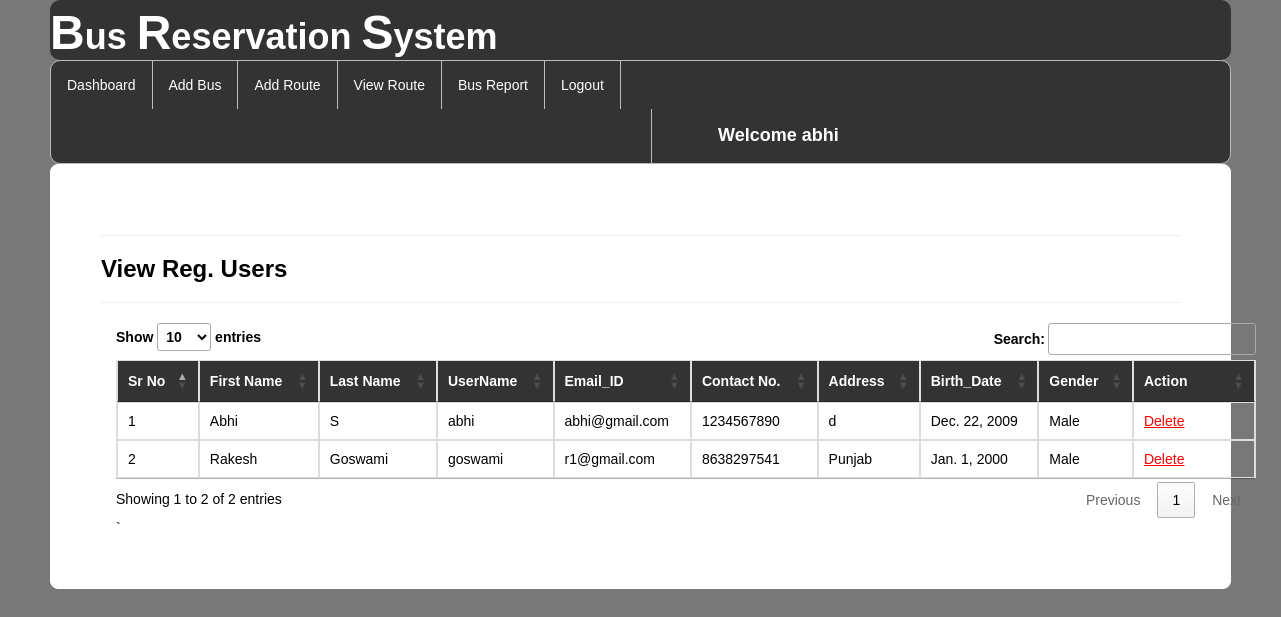
Screenshot of /view_regusers/ (signed in) with the database file from the repository.
### bus/models.py (models this page shows, shortened)
class Register(models.Model):
    user = models.ForeignKey(User,on_delete=models.CASCADE,null=True)
    mobile = models.CharField(max_length=10,null=True)
    add = models.CharField(max_length=100,null=True)
    dob = models.DateField(null=True)
    gender = models.CharField(max_length=10,null=True)

### bus/views.py (the view)
# urls.py: path('view_regusers/', view_regusers, name="view_regusers"),
def view_regusers(request):
    if not request.user.is_authenticated:
        return redirect('login')
    data=Register.objects.filter(user__is_staff=False)
    d={"data":data}
    return render(request,"view_regusers.html",d)

### bus/templates/view_regusers.html (shortened to what this page needs)
{% extends 'navigation3.html' %}
{% load static %}
{% block b %}
<div style="color:Black;border:1px solid white;border-radius:8px;background-color:white;padding:50px">
<hr><h3><strong>View Reg. Users</strong></h3><hr>
    <div class="container">
<table class="noteCard table table-bordered" id="myTable">
  <thead style="color:white;background-color:#333">
  <tr>
    <th>Sr No</th>
    <th>First Name</th>
      <th>Last Name</th>
      <th>UserName</th>
    <th>Email_ID</th>
    <th>Contact No.</th>
       <th>Address</th>
    <th>Birth_Date</th>
    <th>Gender</th>
    <th>Action</th>
  </tr>
  </thead>
   <tbody>
    {% for i in data %}
  <tr>
    <td>{{forloop.counter}}</td>
    <td>{{i.user.first_name}}</td>
    <td>{{i.user.last_name}}</td>
    <td>{{i.user.username}}</td>
      <td>{{i.user.email}}</td>
      <td>{{i.mobile}}</td>
      <td>{{i.add}}</td>
      <td>{{i.dob}}</td>
      <td>{{i.gender}}</td>
    <td style="width:100px">
   <a href="{% url 'delete_user' i.user.id %}" onclick="return confirm('Do you really want to Delete ?');" style="color:red"><u>Delete</u></a></td>
  </tr>
    {% endfor %}
    </tbody>
</table>`
 </div>
</div>
{% endblock %}

### bus/templates/navigation3.html (shortened to what this page needs)
{% extends 'head.html' %}
{% load static %}
{% block body %}
<link rel = stylesheet href = "//cdn.datatables.net/1.10.19/css/jquery.dataTables.min.css">
<ul class="id2">
  <li id="id1"><a href="{% url 'admindashboard' %}">Dashboard</a></li>
  <li id="id1"><a href="{% url 'add_bus' %}">Add Bus</a></li>
  <li id="id1"><a href="{% url 'add_route' %}">Add Route</a></li>
  <li id="id1"><a href="{% url 'availableroute' %}">View Route</a></li>
  <li id="id1"><a href="{% url 'view_bus'%}">Bus Report</a></li>
  <li id="id1"><a href="{% url 'log_out' %}">Logout</a></li>
      <li id="id2" style="margin-left:600px"><a href="" style="color:white"><strong style="font-size:18px; margin-left: 50px;">Welcome {{request.user.username}}</strong></a></li>
</ul>
{% block b %}
{% endblock %}
{% endblock %}

### bus/templates/navigation3.html (style rules this page uses)
.id2 { list-style-type: none; margin: 0; padding: 0; overflow: hidden; background-color: #333; border-radius:10px; border:1px solid #bbb; }
#id1 { float: left; border-right:1px solid #bbb; }
#id2 { float: left; border-left:1px solid #bbb; }
li:last-child { border-right: none; }
li a { display: block; color: white; text-align: center; padding: 14px 16px; text-decoration: none; }
body { font-family: Arial, Helvetica, sans-serif; }

### rows the page displays
Register: user.first_name "Abhi", user.last_name "S", user.username "abhi", user.email "abhi@gmail.com", mobile "1234567890", add "d", dob "Dec. 22, 2009", gender "Male"
Register: user.first_name "Rakesh", user.last_name "Goswami", user.username "goswami", user.email "r1@gmail.com", mobile "8638297541", add "Punjab", dob "Jan. 1, 2000", gender "Male"

### other values shown
{{ request.user.username }} "abhi"
